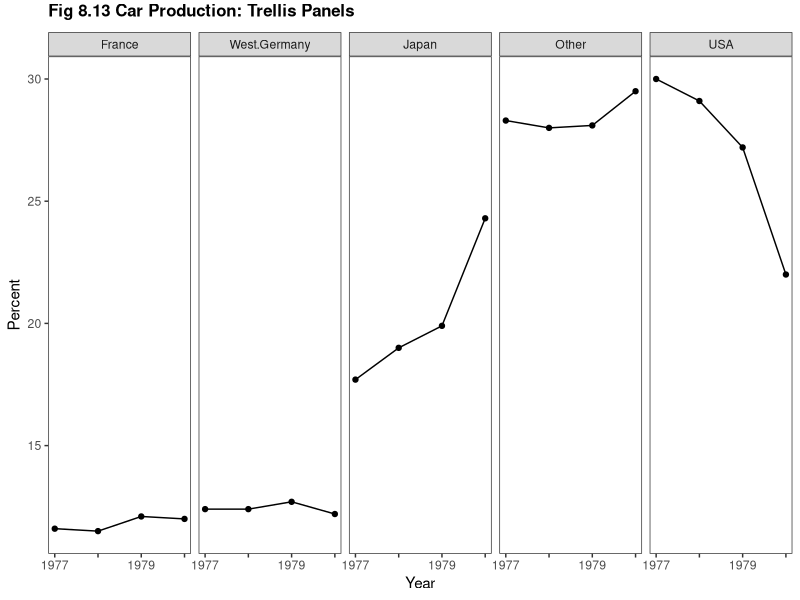
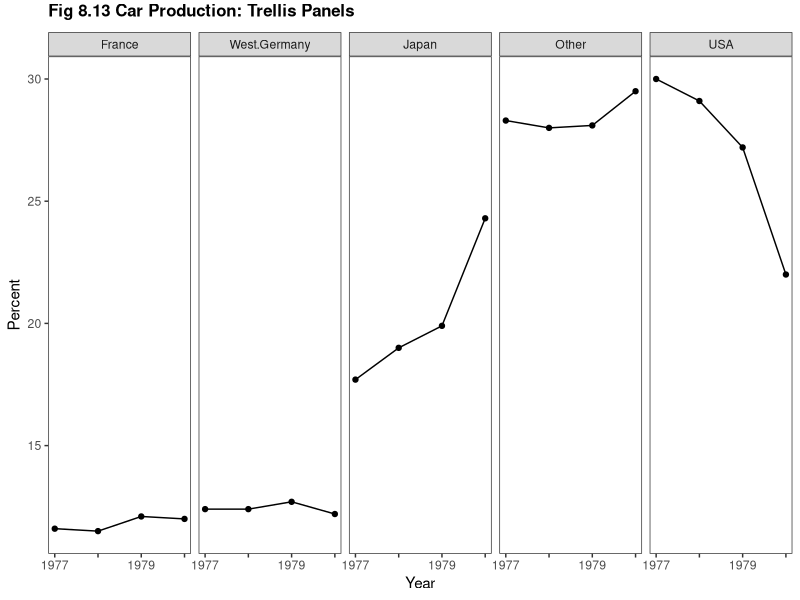

Reproduce these figures in R, in order.
library(ggplot2)
library(reshape2)

this_base <- "fig08-13_car-production-trellis-panels"

my_data <- data.frame(
  year = c(1977, 1978, 1979, 1980),
  USA = c(30.0, 29.1, 27.2, 22.0),
  West.Germany = c(12.4, 12.4, 12.7, 12.2),
  France = c(11.6, 11.5, 12.1, 12.0), 
  Japan = c(17.7, 19.0, 19.9, 24.3),
  Other = c(28.3, 28.0, 28.1, 29.5))

my_data_long <- melt(my_data, id.vars = "year",
                  measure.vars = c("Japan", "USA", "West.Germany",
                                   "France", "Other"),
                  variable.name = "country", value.name = "production")

my_data_long$country <-
  factor(my_data_long$country,
         c("France", "West.Germany",  "Japan", "Other", "USA"))

p <- ggplot(my_data_long, aes(x = year, y = production)) +
  geom_line() +
  geom_point(show_guide = FALSE) +
  facet_grid(~ country) +
  scale_x_continuous(labels = c(1977, "", 1979, "")) +
  scale_fill_manual(values = c("grey70", "white", "grey30", 
                               "grey50", "black")) +
  labs(x = "Year", y = "Percent") +
  ggtitle("Fig 8.13 Car Production: Trellis Panels") +
  theme_bw() +
  theme(panel.grid.major = element_blank(),
        panel.grid.minor = element_blank(),
        plot.title = element_text(size = rel(1.1), face = "bold", vjust = 2))

p



ggsave(paste0(this_base, ".png"), p, width = 6, height = 6)

# note: my_data doesnt quite match with fig 8.11
